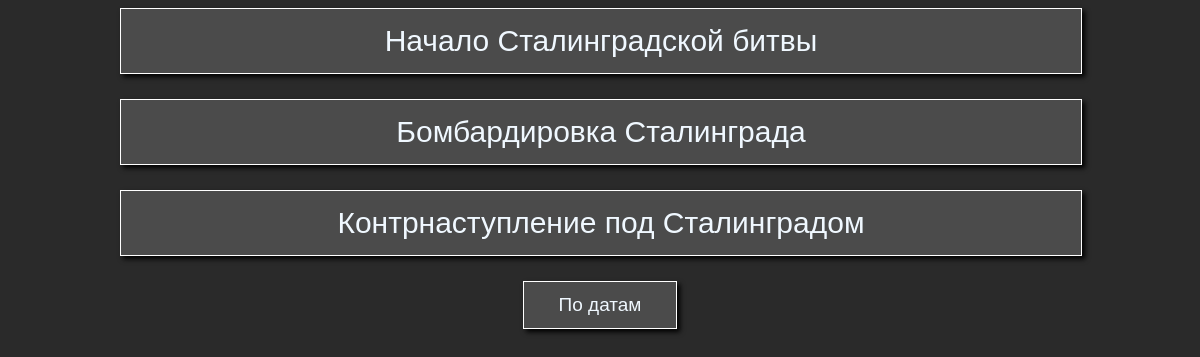
Before: / with the older database file.
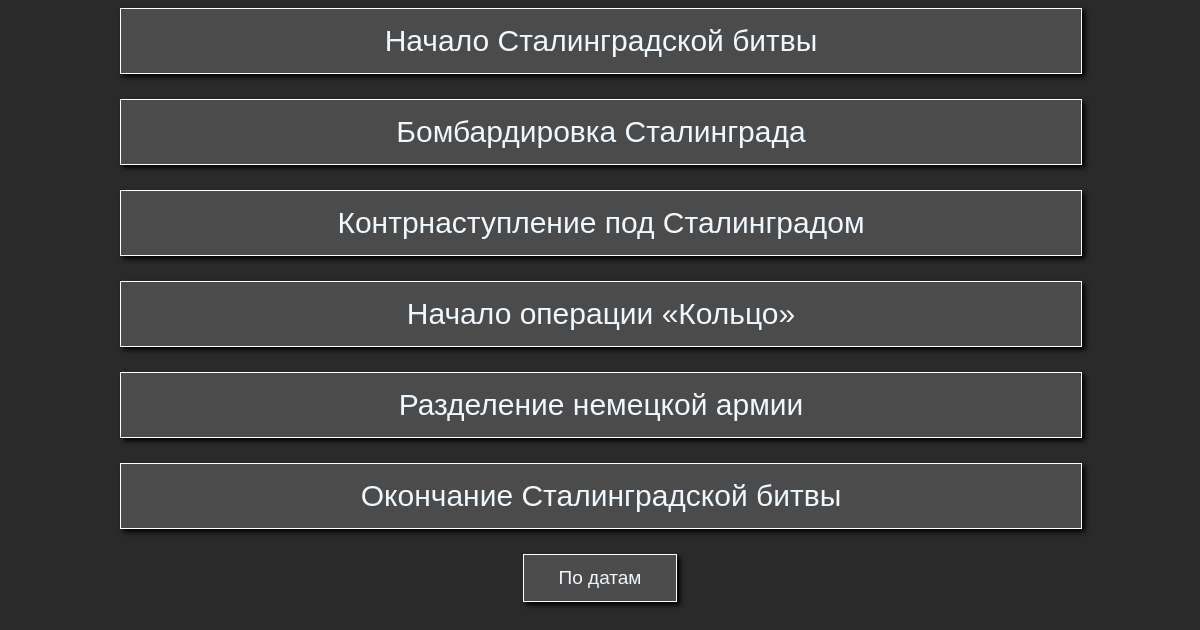
After: the same page with the newer database file.
### mains/models.py (models this page shows, shortened)
class event(models.Model):
    title = models.CharField(max_length = 100)
    body = models.TextField()
    result = models.TextField()
    participants = models.ManyToManyField(heroe, blank=True)
    event_id = models.ForeignKey('date', on_delete=models.CASCADE, related_name = "event_date", null=True)

### mains/views.py (the view)
# urls.py: url(r'^$', views.IndexView, name='index'),
def IndexView(request):
    events = event.objects.all()
    return render(request, 'mains/homepage.html', {'events': events})

### mains/templates/mains/homepage.html
{% extends "mains/wrapper.html" %}
{% block content %}
<div class=list>
{% for i in events %}
    <a href = "/{{i.id}}" class = "article">{{ i.title }}</a>
{% endfor %}
    <a href = '/dates' class="dates">По датам</a>
</div>
{% endblock %}

Changed rows visible on the page:
added event: title "Начало операции «Кольцо»"
added event: title "Разделение немецкой армии"
added event: title "Окончание Сталинградской битвы"
